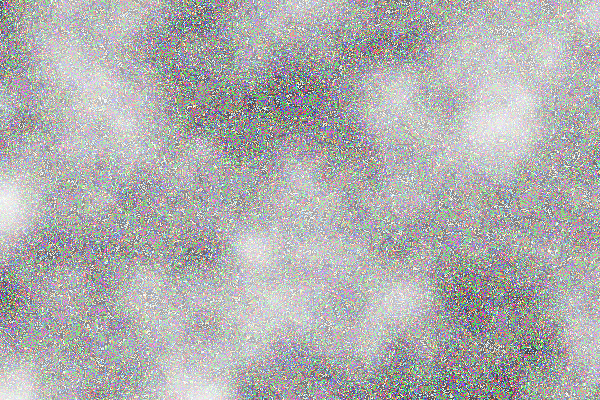
Frame 1 (no input)
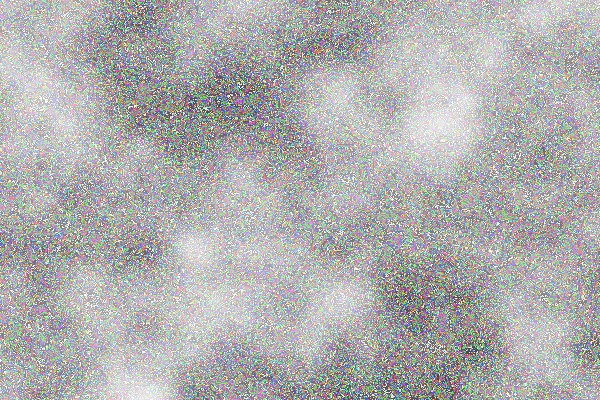
Frame 60 (no input)
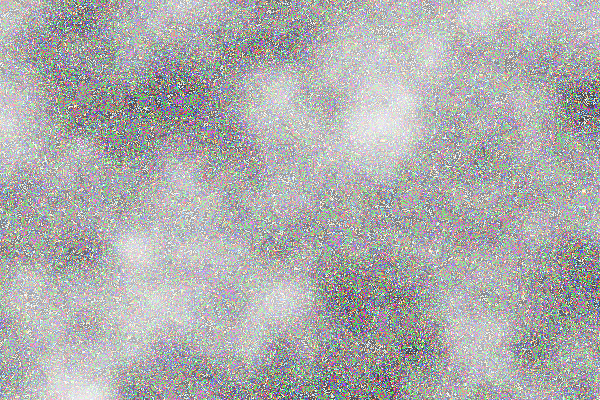
Frame 120 (the mouse pressed at the canvas centre since frame 60)

The p5.js sketch that drew these frames (run headless with seeded random() and noise() and a simulated clock; from frame 60 on, the mouse is pressed at the canvas centre):

// p5.js sketch
// ── sketch.js
let xoff = 100;
let yoff = 300;
let inc = 0.01;
let start = 0;

function setup() {
  createCanvas(600, 400);
  pixelDensity(1);
}

function draw() {
  loadPixels();
  yoff = 0;
  for (y = 0; y < height; y++) {
    xoff = start;
    for (x = 0; x < width; x++) {
      let index = (y * width + x) * 4;
      let r = noise(xoff, yoff) * 255;
      pixels[index] = sin(r*r)*255; //red
      pixels[index + 1] = sin(r*(r+1))*255; //green
      pixels[index + 2] = sin(r*(r+2))*255; //blue
      pixels[index + 3] = r; //brightness
      xoff += inc;
    }
    yoff += inc;
  }
  start += inc;
  updatePixels();
  //noLoop();
}
